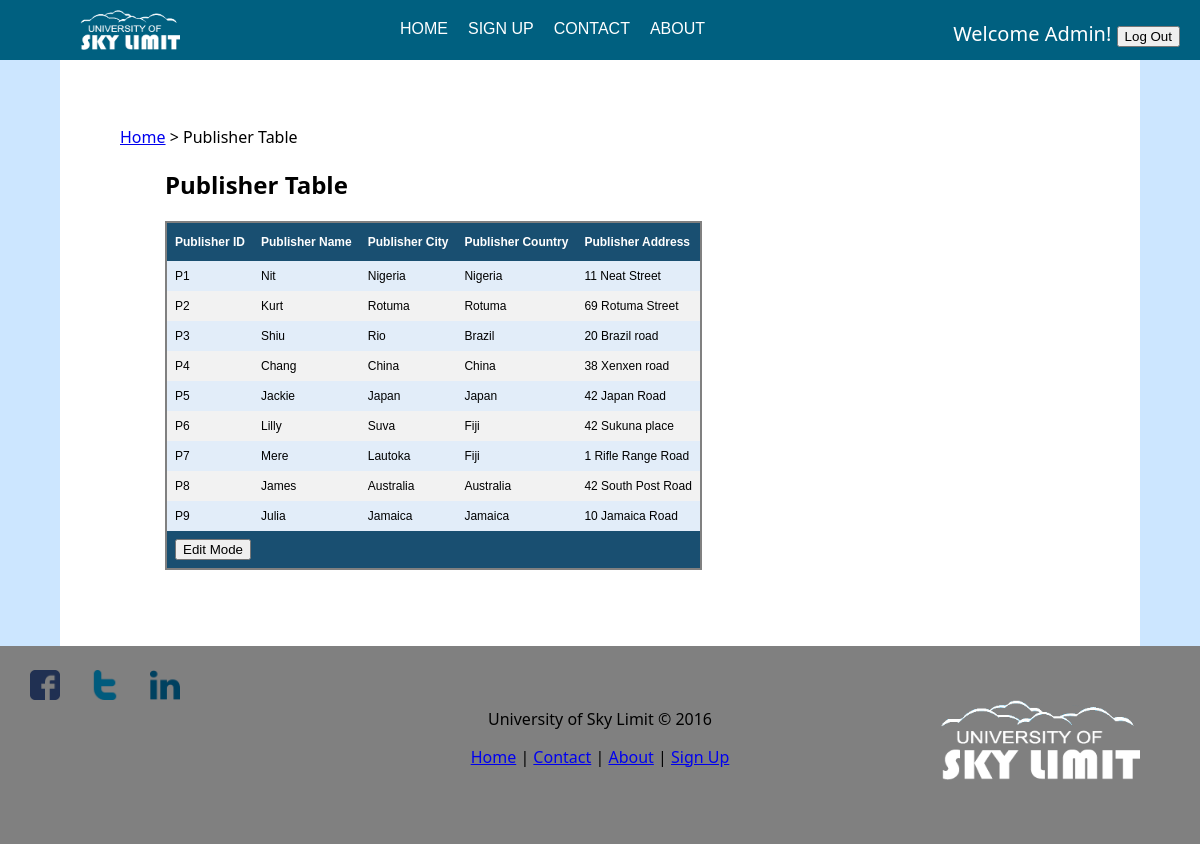
/Simple_Library_Management_System/library/publisher.php (signed in), run on the app's committed database.
### tables this page shows
CREATE TABLE `publisher` (
  `Publisher_ID` varchar(10) NOT NULL,
  `Publisher_Name` char(20) NOT NULL,
  `Publisher_City` char(20) NOT NULL,
  `Publisher_Country` char(25) NOT NULL,
  `Publisher_Addr` varchar(25) NOT NULL
);

### Simple_Library_Management_System/library/publisher.php (the view, shortened to what this page needs)
<?php
include 'includes/dbcon.php';
$qry = "SELECT * FROM publisher Order by Publisher_ID ASC";
$result = $db_conn->query($qry);
include 'includes/header.php';
?>
<head>
</head>
<body>
<div id="main">
<div id="main-content">
	<p><a href="home.php">Home</a> > Publisher Table</p>
	<h2 id="padding">Publisher Table</h2>
	<form id="form" name="frmUser" method="post">
	<table id="table" style="margin-left: 5%">
	<tr>
		<th>Publisher ID</th>
		<th>Publisher Name</th>
		<th>Publisher City</th>
		<th>Publisher Country</th>
		<th>Publisher Address</th>
	</tr>
	<?php
		$i=0;
		while($row = mysqli_fetch_array($result)) {
		if($i%2==0)
			$classname="evenRow";
		else
			$classname="oddRow";
		?>
		<tr class="<?php if(isset($classname)) echo $classname;?>">
			<td><?php echo $row['Publisher_ID']; ?></td>
			<td><?php echo $row['Publisher_Name']; ?></td>
			<td><?php echo $row['Publisher_City']; ?></td>
			<td><?php echo $row['Publisher_Country']; ?></td>
			<td><?php echo $row['Publisher_Addr']; ?></td>
		</tr>
	<?php
		$i++;
	}
	?>
	<tr class="lastrow">
			<td colspan="10">
				<button onClick="edit();" />Edit Mode</button>
			</td>
	</tr>
	</table>
	</form>
	<br/>
	<br/>
	<br/>
	<br/><br/>
</div>
</div>
<?php include "includes/footer.php"; ?>

### Simple_Library_Management_System/library/style.css (style rules this page uses)
body { background: #cce6ff; margin: 0; font-family: "Segoe UI",Optima,Helvetica,Arial,sans-serif; }
#main { float: center; width:100%; }
#main-content { padding: 50px 10% 50px 5%; margin: 0 5% 0 5%; text-align: left; width: auto; background: white; min-height: 300px; margin-bottom: -7%; }
#padding { margin-left: 5%; }
#table { font-family: "Trebuchet MS", Arial, Helvetica, sans-serif; border-collapse: collapse; border: 2px solid grey; }
#table td, #table th { padding: 8px; font-size:12px; }
#table th { padding-top: 12px; padding-bottom: 12px; text-align: left; background-color: #194f71; color: white; }
.evenRow { background-color: #E2EDF9; font-size:12px; }
.oddRow { background-color: #f2f2f2; font-size:12px; }
.lastrow { background-color: #194f71; font-size:12px; color: white; font-weight:bold; }

### data on the page
publisher: Publisher_ID "P1", Publisher_Name "Nit", Publisher_City "Nigeria", Publisher_Country "Nigeria", Publisher_Addr "11 Neat Street"
publisher: Publisher_ID "P2", Publisher_Name "Kurt", Publisher_City "Rotuma", Publisher_Country "Rotuma", Publisher_Addr "69 Rotuma Street"
publisher: Publisher_ID "P3", Publisher_Name "Shiu", Publisher_City "Rio", Publisher_Country "Brazil", Publisher_Addr "20 Brazil road"
publisher: Publisher_ID "P4", Publisher_Name "Chang", Publisher_City "China", Publisher_Country "China", Publisher_Addr "38 Xenxen road"
publisher: Publisher_ID "P5", Publisher_Name "Jackie", Publisher_City "Japan", Publisher_Country "Japan", Publisher_Addr "42 Japan Road"
publisher: Publisher_ID "P6", Publisher_Name "Lilly", Publisher_City "Suva", Publisher_Country "Fiji", Publisher_Addr "42 Sukuna place"
publisher: Publisher_ID "P7", Publisher_Name "Mere", Publisher_City "Lautoka", Publisher_Country "Fiji", Publisher_Addr "1 Rifle Range Road"
publisher: Publisher_ID "P8", Publisher_Name "James", Publisher_City "Australia", Publisher_Country "Australia", Publisher_Addr "42 South Post Road"
publisher: Publisher_ID "P9", Publisher_Name "Julia", Publisher_City "Jamaica", Publisher_Country "Jamaica", Publisher_Addr "10 Jamaica Road"

### other printed values
$_SESSION['firstname'] "Admin"
